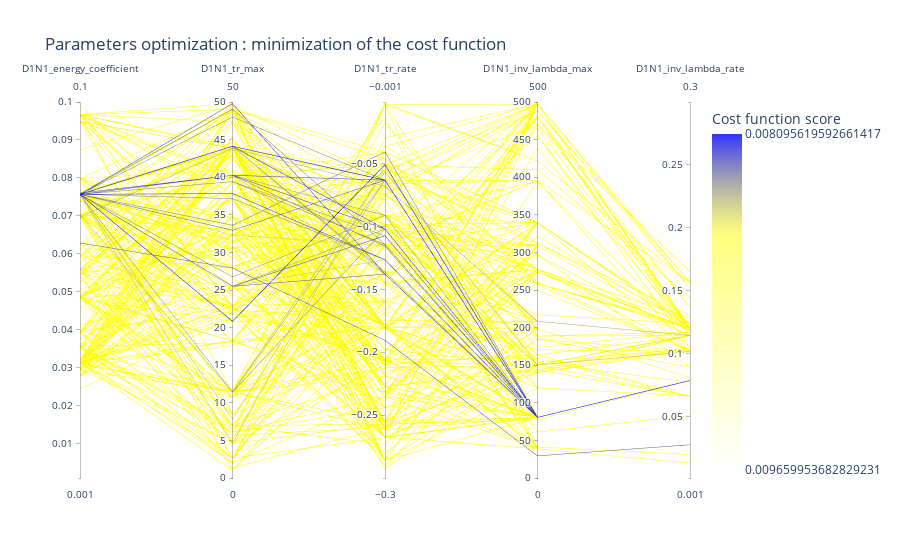

The notebook cell saved with this chart:
### Code cell
viewer.parallel_coordinates(500, unselected_opacity=0)

### Figure 1 — Plotly figure (JSON) as saved in the notebook; plotly's stock layout.template omitted (floating-point values rounded to 4 significant figures; data arrays with more than 128 entries replaced by an {"elided": "..."} marker saying what was removed)
{"data": [{"dimensions": [{"label": "D1N1_energy_coefficient", "range": [0.001, 0.1], "values": {"elided": "500 float values"}}, {"label": "D1N1_tr_max", "range": [0, 50], "values": {"elided": "500 float values"}}, {"label": "D1N1_tr_rate", "range": [-0.3, -0.001], "values": {"elided": "500 float values"}}, {"label": "D1N1_inv_lambda_max", "range": [0, 500], "values": {"elided": "500 float values"}}, {"label": "D1N1_inv_lambda_rate", "range": [0.001, 0.3], "values": {"elided": "500 float values"}}], "line": {"color": {"elided": "500 float values"}, "colorbar": {"tickmode": "array", "ticktext": [0.008096, 0.00966], "tickvals": [-0.008096, -0.00966], "title": {"text": "Cost function score"}}, "colorscale": [[0, "rgba(0, 0, 255, 0.8)"], [0.3, "rgba(255,255,0,0.5)"], [1, "rgba(255,255,0,0.0)"]], "reversescale": true, "showscale": true}, "type": "parcoords", "unselected": {"line": {"opacity": 0}}}], "layout": {"coloraxis": {"colorbar": {"title": {"text": "Fitness"}}}, "title": {"text": "Parameters optimization : minimization of the cost function"}}}
